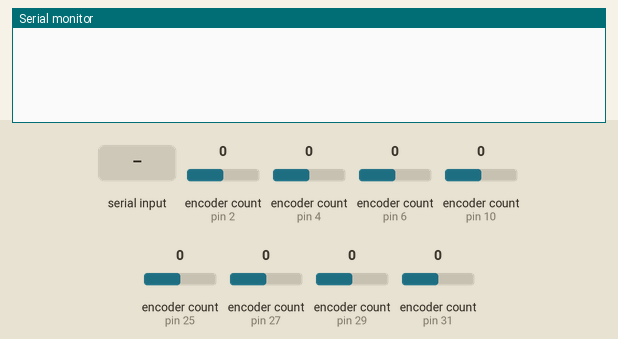
Bench run of a sketch on a simulated Arduino Mega 2560, built with avr-gcc and run on an emulated ATmega2560. Parts: the last lines printed to the serial monitor. The inputs (shaded band) are chosen by the test bench; at power-on: encoder count (sensors on pin 2, pin 4, pin 6, pin 10, pin 25, pin 27, pin 29, pin 31) 0.

Above: at 1.2 s.
1.3 s: encoder count (sensor on pin 2) set to 1
At 2.5 s:
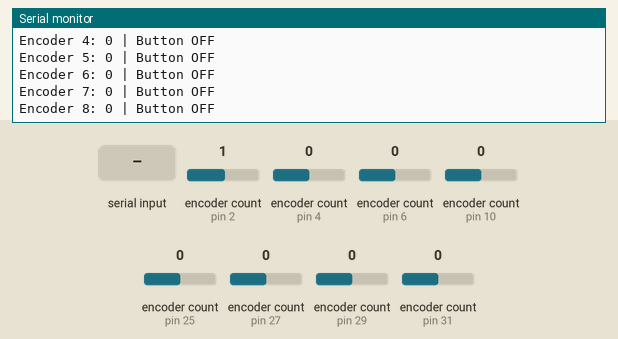
2.8 s: "1" received over the second serial link
At 3.8 s:
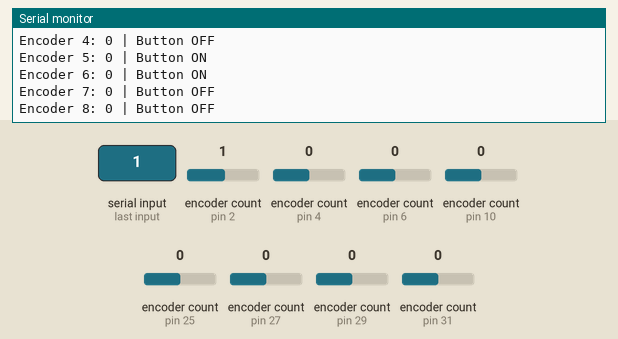
4.4 s: encoder count (sensor on pin 4) set to 1
5.9 s: encoder count (sensor on pin 6) set to 1
7.4 s: encoder count (sensor on pin 10) set to 1
8.9 s: encoder count (sensor on pin 25) set to 1
Timing chart, 0 to 11.4 s (numbered marks = the images above; inputs shaded):
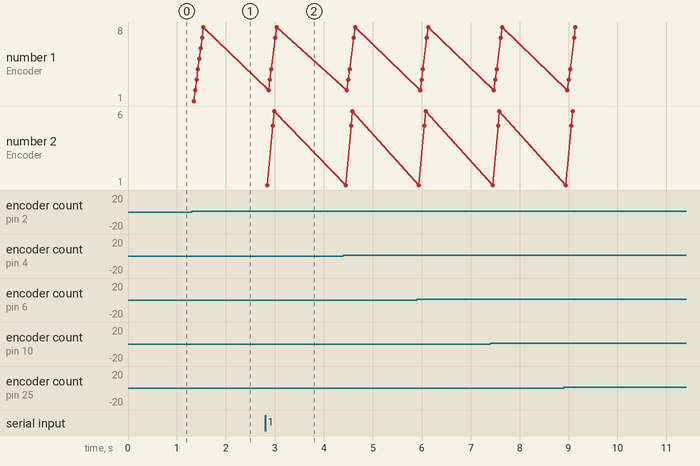

Measured:
- after the input at 1.3 s, the serial monitor: prints a new line at once (image 1)
- after the input at 2.8 s, the serial monitor: prints a new line at once (image 2)

The sketch:

MIDI_8_V2_1_1_Teensy_12_valueRounding_divideBy4.ino
```cpp
#include <Encoder.h>

// Define the number of encoders and their associated pins
const int numEncoders = 8;
Encoder encoders[numEncoders] = {
  Encoder(2, 3),   // Encoder 1
  Encoder(4, 5),   // Encoder 2
  Encoder(6, 7),   // Encoder 3
  Encoder(10, 11), // Encoder 4
  Encoder(25, 26), // Encoder 5
  Encoder(27, 28), // Encoder 6
  Encoder(29, 30), // Encoder 7
  Encoder(31, 32)  // Encoder 8
};

long positions[numEncoders] = {0};  // Array to store the position of each encoder
byte lastButtonStates = 0;         // Last known button states to detect changes

void setup() {
  Serial.begin(9600);   // Start serial communication at 9600 baud
  Serial1.begin(9600);  // Begin listening for UART communications
}

void loop() {
  bool updateDisplay = false;

  // Check for new button state data via UART
  if (Serial1.available() > 0) {
    byte newButtonStates = Serial1.read(); // Read the new button states byte
    if (newButtonStates != lastButtonStates) {
      lastButtonStates = newButtonStates; // Update last known states
      updateDisplay = true;               // Flag to update the display
    }
  }

  // Check each encoder and update positions
  for (int i = 0; i < numEncoders; i++) {
    long newPosition = encoders[i].read();
    newPosition = 4 * (newPosition / 4); // Rounding to nearest multiple of 4
    newPosition /= 4; // Dividing by 4 to convert to single detent movements
    if (newPosition != positions[i]) {
      positions[i] = newPosition;
      updateDisplay = true;
    }
  }

  // Update the display if necessary
  if (updateDisplay) {
    Serial.println("Encoder Positions and Button States:");
    for (int i = 0; i < numEncoders; i++) {
      Serial.print("Encoder ");
      Serial.print(i + 1);
      Serial.print(": ");
      Serial.print(positions[i]);
      Serial.print(" | Button ");
      Serial.println(lastButtonStates & (1 << i) ? "ON" : "OFF");
    }
  }

  delay(10); // Reduced delay to ensure more responsive updates
}
```
